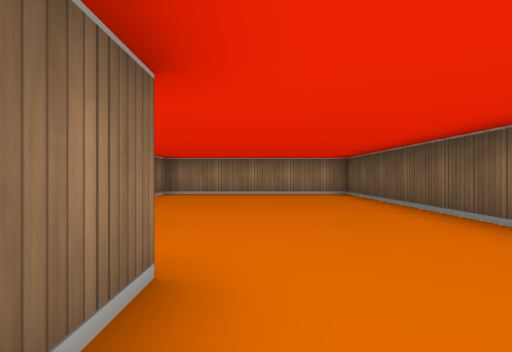
[1] (above)

16 first-person views from a walk through a cub3D level. The camera is about half as high as the walls, looks level and sees 80° across. The floor is counted in squares. Each view is taken from the middle of a square. On the plan, view 1 faces up. The plan holds only what a view shows up to about 9 squares ahead; the rest is blank.

[2]
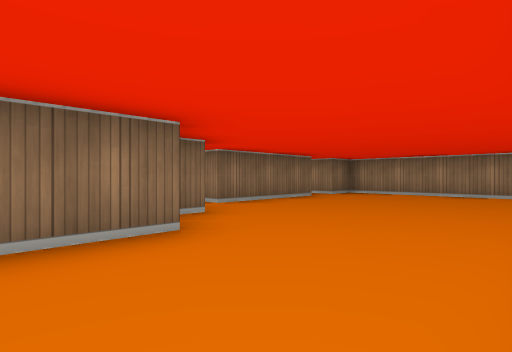

[3]
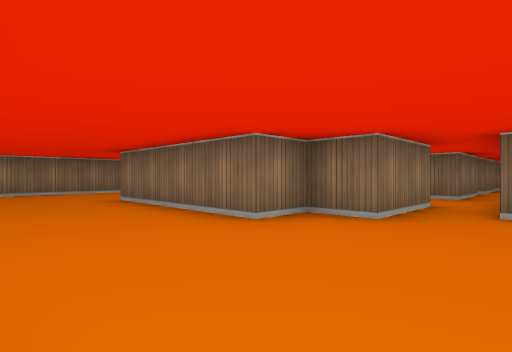

[4]
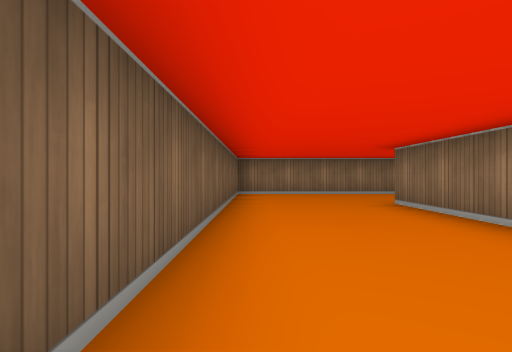

[5]
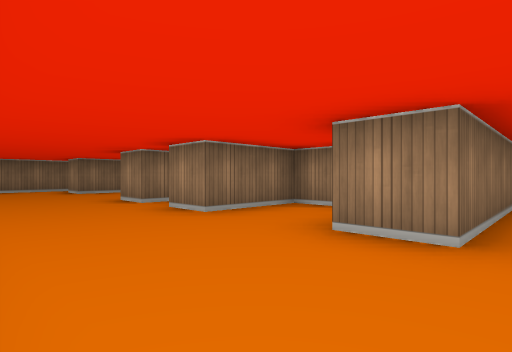

[6]
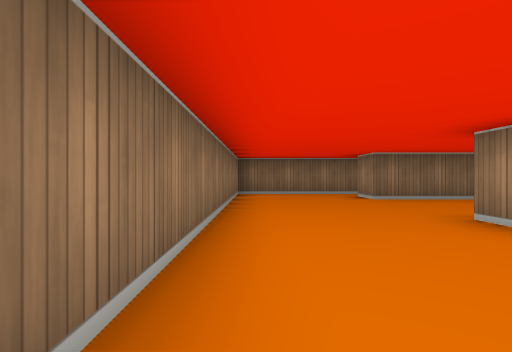

[7]
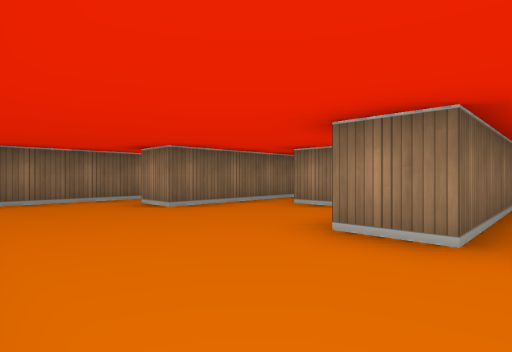

[8]
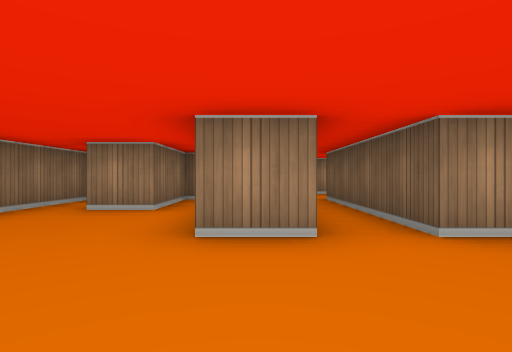

[9]
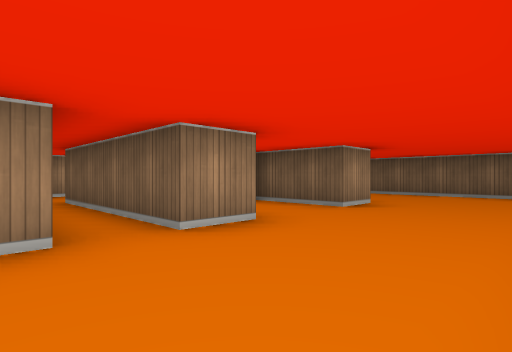

[10]
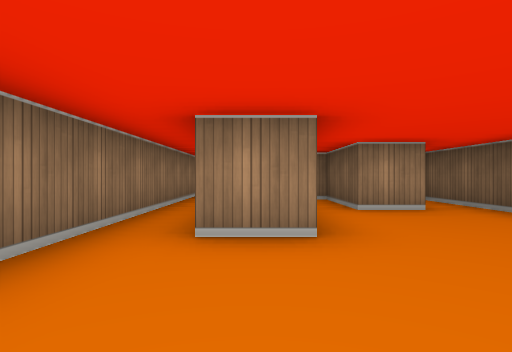

[11]
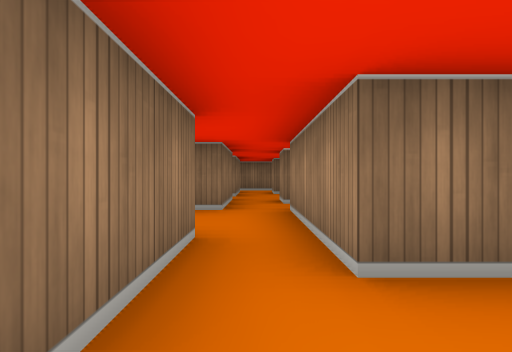

[12]
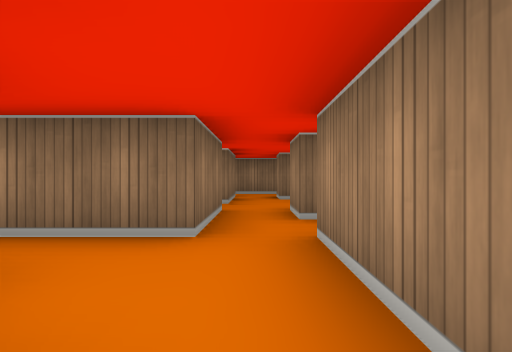

[13]
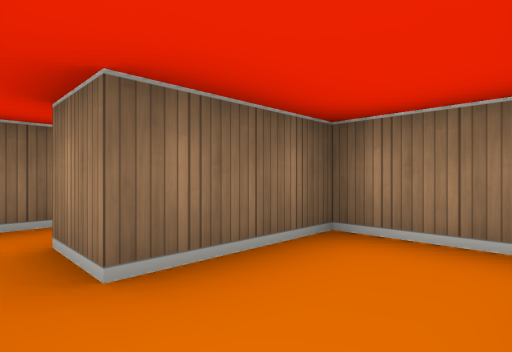

[14]
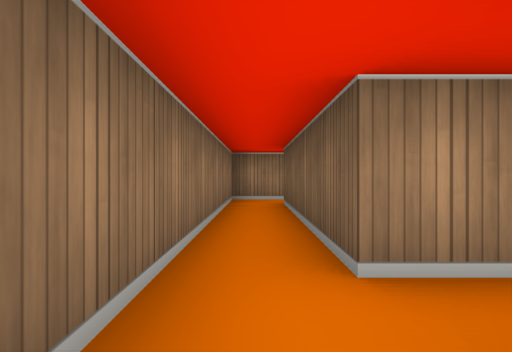

[15]
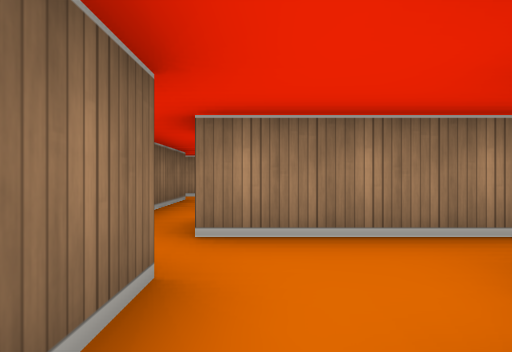

[16]
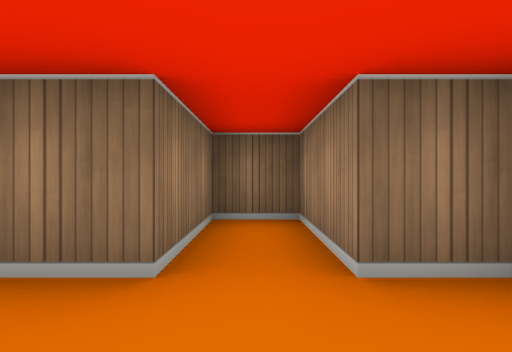

### Floor plan
Ten units are one square. View 1 is at (0, 0); x grows to the right and y downward. Boxes are objects, and circles mark ways between rooms. Rooms are numbered by the first view taken in them; rooms with no view inside come last. Other rooms are left out.
<svg viewBox="-120 -90 150 150">
<path fill="none" stroke="#000" d="M-26 5 -35 5 -35 25 -45 25M-55 25 -65 25M-65 9 -65 -14M-25 -25 -15 -25 -15 -15 -5 -15 -5 25 -15 25 -15 5M-19 55 25 55M-75 -15 -75 5 -85 5 -85 -15M25 51 25 -85 -25 -85 -25 -75 -45 -75 -45 -65 -25 -65 -25 -35M-95 -14 -95 25 -105 25M-115 25 -115 55M-111 55 -35 55M-65 -25 -55 -25 -55 25M-35 -25 -25 -25M-45 25 -45 -15M-25 -35 -55 -35M-81 -55 -95 -55 -95 -35M-75 -25 -65 -25M-65 -35 -75 -35M-94 -25 -85 -25M-104 -25 -94 -25M-95 -35 -105 -35 -105 -75M-104 -85 -115 -85 -115 25"/>
<circle cx="-20" cy="-30" r="3" fill="#2a7"/>
<circle cx="-50" cy="30" r="3" fill="#2a7"/>
<circle cx="-110" cy="20" r="3" fill="#2a7"/>
<circle cx="-70" cy="-30" r="3" fill="#2a7"/>
<circle cx="-100" cy="-30" r="3" fill="#2a7"/>
<text x="-30" y="10">1</text>
<text x="-50" y="-10">2</text>
<text x="-80" y="-40">3</text>
<text x="-110" y="-30">4</text>
</svg>
Room 1 opens to room 2. Room 1 opens to room 4. Room 2 opens to room 3. Room 3 opens to room 4.

Where each view was taken, in squares from view 1:
view 1: 0 up, 0 right, facing up
view 2: 0 up, 2 right, facing up-left
view 3: 4 up, 2 right, facing down-left
view 4: 3 up, 2 right, facing down
view 5: 5 down, 0 right, facing up-left
view 6: 5 down, 3 left, facing left
view 7: 5 down, 5 left, facing up-left
view 8: 5 down, 6 left, facing up
view 9: 5 down, 6 left, facing up-right
view 10: 5 down, 10 left, facing up
view 11: 3 up, 1 left, facing left
view 12: 3 up, 3 left, facing left
view 13: 3 up, 8 left, facing up-left
view 14: 2 up, 11 left, facing up
view 15: 1 up, 5 left, facing up
view 16: 7 up, 1 left, facing left
